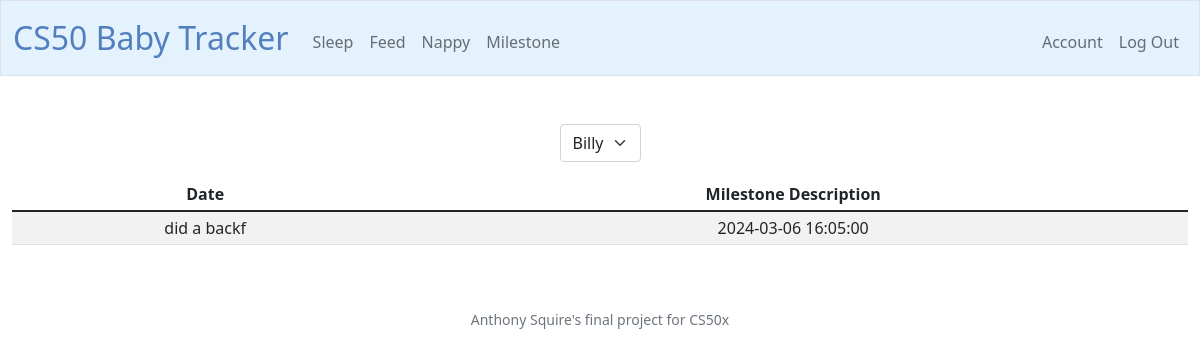
The page /milestone/history/1 (signed in) on the database as committed earlier.
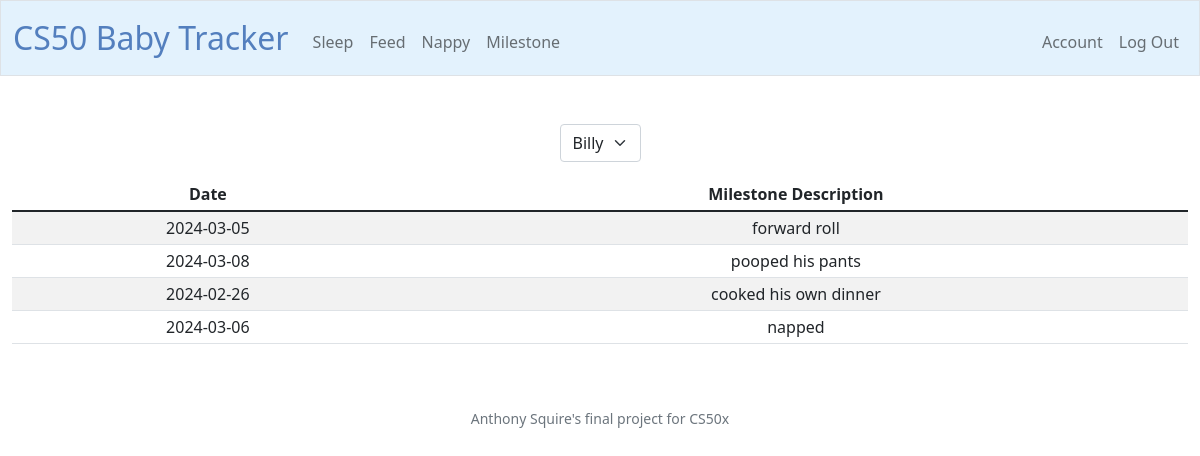
The same page on the database as committed later.
### tables this page shows
CREATE TABLE milestones (
    milestone_id INTEGER PRIMARY KEY,
    baby_id INTEGER NOT NULL,
    description TEXT NOT NULL,
    timestamp TIMESTAMP NOT NULL,
    FOREIGN KEY (baby_id) REFERENCES babies(baby_id)
);

### app.py (the view)
@app.route("/milestone/history/<int:baby_id>", methods=["GET", "POST"])
@login_required
@baby_required
def milestone_history(baby_id):
    if not any(baby["baby_id"] == baby_id for baby in session["babies"]):
            return apology("That baby was not found", 403)
    babies = session["babies"]
    baby_index = [i for i, baby in enumerate(babies) if baby.get("baby_id") == baby_id][0]
    this_baby = babies.pop(baby_index)
    babies.insert(0, this_baby)
    milestones = db.execute("SELECT * FROM milestones WHERE baby_id = ?", baby_id)
    return render_template("milestone_history.html", babies=babies, milestones=milestones)

### app.py (called while the page is built)
@app.after_request
def after_request(response):
    response.headers["Cache-Control"] = "no-cache, no-store, must-revalidate"
    response.headers["Expires"] = 0
    response.headers["Pragma"] = "no-cache"
    return response

### helpers.py (called while the page is built)
def login_required(f):
    @wraps(f)
    def decorated_function(*args, **kwargs):
        if session.get("user_id") is None:
            return redirect("/login")
        return f(*args, **kwargs)
    return decorated_function

def baby_required(f):
    @wraps(f)
    def decorated_function(*args, **kwargs):
        if session.get("babies") is None:
            return redirect("/")
        return f(*args, **kwargs)
    return decorated_function

### templates/milestone_history.html (shortened to what this page needs)
{% extends "layout.html" %}
{% block main %}
    <form action="/milestone/history" method="GET">
        <div class="mb-3">
            <select class="form-select mx-auto w-auto" id="baby_id" name="baby_id" type="text">
                {% for baby in babies %}
                    <option value="{{ baby['baby_id'] }}">{{ baby["baby_name"] }}</option>
                {% endfor %}
            </select>
        </div>
    </form>
    <table class="table table-striped table-sm">
        <thead>
            <tr>
                <th>Date</th>
                <th>Milestone Description</th>
            </tr>
        </thead>
        <tbody>
            {% for milestone in milestones %}
            <tr>
                <td>{{ milestone["timestamp"][:11] }}</td>
                <td>{{ milestone["description"] }}</td>
            </tr>
            {% endfor %}
        </tbody>
    </table>
{% endblock %}

### templates/layout.html (shortened to what this page needs)
<!DOCTYPE html>
<html lang="en">
    <head>
        <link href="https://cdn.jsdelivr.net/npm/bootstrap@5.1.3/dist/css/bootstrap.min.css" rel="stylesheet">
        <link href="/static/styles.css" rel="stylesheet">
    </head>
    <body>
        <nav class="border navbar navbar-expand-md navbar-light" style="background-color: #e3f2fd;">
            <div class="container-fluid">
                <a class="navbar-brand" href="/"><span class="blue">CS50 Baby Tracker</span></a>
                <div class="collapse navbar-collapse" id="navbar">
                    {% if session["user_id"] %}
                        <ul class="navbar-nav me-auto mt-2">
                            <li class="nav-item"><a class="nav-link" href="/sleep">Sleep</a></li>
                            <li class="nav-item"><a class="nav-link" href="/feed">Feed</a></li>
                            <li class="nav-item"><a class="nav-link" href="/nappy">Nappy</a></li>
                            <li class="nav-item"><a class="nav-link" href="/milestone">Milestone</a></li>
                        </ul>
                        <ul class="navbar-nav ms-auto mt-2">
                            <li class="nav-item"><a class="nav-link" href="/account">Account</a></li>
                            <li class="nav-item"><a class="nav-link" href="/logout">Log Out</a></li>
                        </ul>
                    {% else %}
                        <ul class="navbar-nav ms-auto mt-2">
                            <li class="nav-item"><a class="nav-link" href="/register">Register</a></li>
                            <li class="nav-item"><a class="nav-link" href="/login">Log In</a></li>
                        </ul>
                    {% endif %}
                </div>
            </div>
        </nav>
        <main class="container-fluid py-5 text-center">
            {% block main %}{% endblock %}
        </main>
        <footer class="mb-5 small text-center text-muted">
            Anthony Squire's final project for CS50x
        </footer>
    </body>
</html>

### static/styles.css (style rules this page uses)
nav .navbar-brand { font-size: xx-large; }
nav .navbar-brand .blue { color: #537fbe; }

Rows that differ between the two databases and show on the page:
removed milestones: timestamp "did a backf", description "2024-03-06 16:05:00"
added milestones: timestamp "2024-03-05", description "forward roll"
added milestones: timestamp "2024-03-08", description "pooped his pants"
added milestones: timestamp "2024-02-26", description "cooked his own dinner"
added milestones: timestamp "2024-03-06", description "napped"
